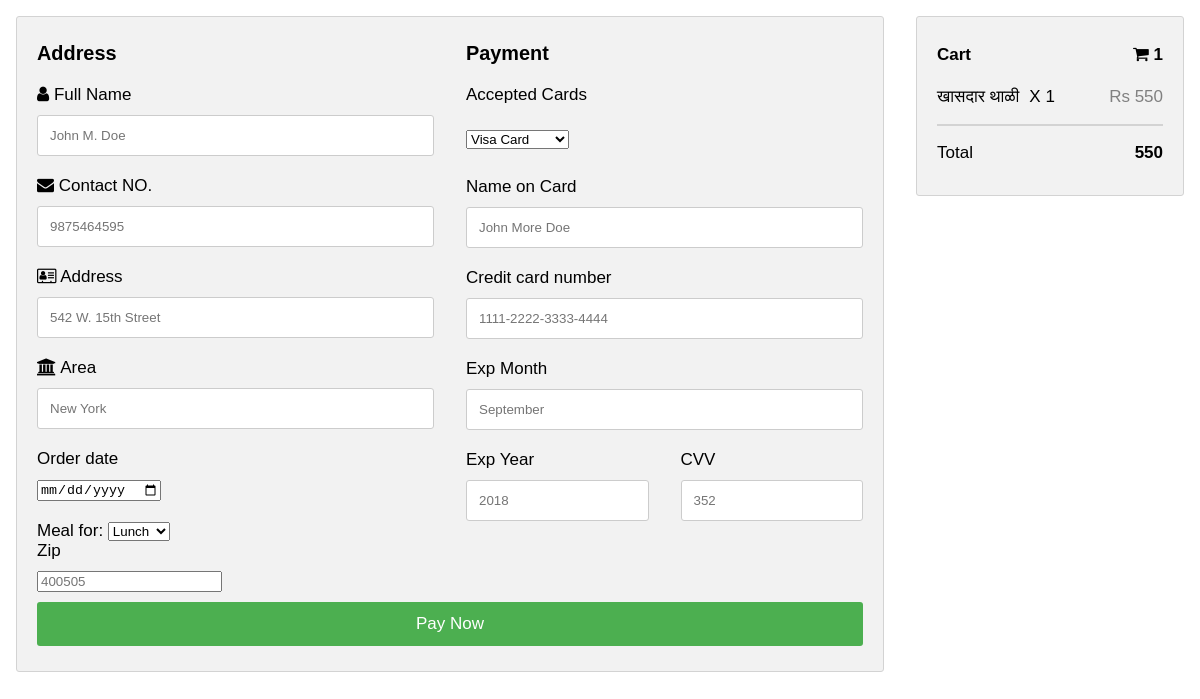
Screenshot of /cart.php (signed in) with the database file from the repository.
### tables this page shows
CREATE TABLE `cart` (
  `id` int(7) NOT NULL,
  `title` text NOT NULL,
  `details` text NOT NULL,
  `price` text NOT NULL,
  `category` text NOT NULL,
  `user` text NOT NULL,
  `img` text NOT NULL,
  `qty` int(7) NOT NULL
);

### cart.php (the view, shortened to what this page needs)
<!DOCTYPE html>
<html>
<head>
<link rel="stylesheet" href="https://cdnjs.cloudflare.com/ajax/libs/font-awesome/4.7.0/css/font-awesome.min.css">
</head>
<body>
<div class="row">
  <div class="col-75">
    <div class="container">
      <form action="" method='post'>
        <div class="row">
          <div class="col-50">
            <h3> Address</h3>
            <label for="fname"><i class="fa fa-user"></i> Full Name</label>
            <input type="text" id="fname" name="name" placeholder="John M. Doe" required>
            <label for="email"><i class="fa fa-envelope"></i> Contact NO.</label>
            <input type="text" id="contact no" name="phone" placeholder="9875464595" required>
            <label for="adr"><i class="fa fa-address-card-o"></i> Address</label>
            <input type="text" id="adr" name="address" placeholder="542 W. 15th Street" required>
            <label for="city"><i class="fa fa-institution"></i> Area</label>
            <input type="text" id="city" name="city" placeholder="New York" required>
            <div class="row">
              <div class="col-50">
                <label for="state">Order date</label>
                <input type="date" id="orderdate" name="date" required><br><br>
                Meal for: <select name='time'>
                	<option value="lunch">Lunch</option>
                </select>
              </div>
              <div class="col-50">
                <label for="zip">Zip</label>
                <input type="number" id="zip" name="zip" placeholder="400505" required>
              </div>
            </div>
          </div>
          <div class="col-50">
            <h3>Payment</h3>
            <label for="fname">Accepted Cards</label>
            <div class="icon-container">
              <select id="cards">
              <option value="card">Visa Card</option>
            </select>
            </div>
            <label for="cname">Name on Card</label>
            <input type="text" id="cname" name="cardname" placeholder="John More Doe" required>
            <label for="ccnum">Credit card number</label>
            <input type="text" id="ccnum" name="cardnumber" placeholder="1111-2222-3333-4444" required>
            <label for="expmonth">Exp Month</label>
            <input type="text" id="expmonth" name="expmonth" placeholder="September" required>
            <div class="row">
              <div class="col-50">
                <label for="expyear">Exp Year</label>
                <input type="text" id="expyear" name="expyear" placeholder="2018" required>
              </div>
              <div class="col-50">
                <label for="cvv">CVV</label>
                <input type="text" id="cvv" name="cvv" placeholder="352" required>
              </div>
            </div>
          </div>
        </div>
        <input type="submit" value="Pay Now" name='pay' class="btn">
      </form>
    </div>
  </div>
  <div class="col-25">
    <div class="container">
      <?php
        include('db.php');
$user=$_SESSION['username'];
$sql="select * from cart where user='$user'";
$res=mysqli_query($con,$sql);
$num=mysqli_num_rows($res);
$tot=0;
?><h4>Cart <span class="price" style="color:black"><i class="fa fa-shopping-cart"></i> <b><?php echo $num;?></b></span></h4>
<?php
while ($r=mysqli_fetch_assoc($res)) {
      ?>
      <p><span><?php echo $r['title'];?></span><span style="margin-left:10px;"><?php echo 'X '.$r['qty'];?></span> <span class="price"><?php echo 'Rs '.$r['price']*$r['qty'];?></span></p>
     <?php $tot+=$r['price']*$r['qty']; } ?>
      <hr>
      <p>Total <span class="price" style="color:black"><b><?php echo $tot;?></b></span></p>
    </div>
  </div>
</div>
</body>
</html>

### cart.php (style rules this page uses)
body { font-family: Arial; font-size: 17px; padding: 8px; }
* { box-sizing: border-box; }
.row { display: -ms-flexbox; display: flex; -ms-flex-wrap: wrap; flex-wrap: wrap; margin: 0 -16px; }
.col-25 { -ms-flex: 25%; flex: 25%; }
.col-50 { -ms-flex: 50%; flex: 50%; }
.col-75 { -ms-flex: 75%; flex: 75%; }
.col-25, .col-50, .col-75 { padding: 0 16px; }
.container { background-color: #f2f2f2; padding: 5px 20px 15px 20px; border: 1px solid lightgrey; border-radius: 3px; }
input[type=text] { width: 100%; margin-bottom: 20px; padding: 12px; border: 1px solid #ccc; border-radius: 3px; }
label { margin-bottom: 10px; display: block; }
.icon-container { margin-bottom: 20px; padding: 7px 0; font-size: 24px; }
.btn { background-color: #4CAF50; color: white; padding: 12px; margin: 10px 0; border: none; width: 100%; border-radius: 3px; cursor: pointer; font-size: 17px; }
hr { border: 1px solid lightgrey; }
span.price { float: right; color: grey; }

### rows the page displays
cart: title "खासदार थाळी", qty "1", $r['price']*$r['qty'] "550"

### other values shown
$num "1"
$tot "550"
